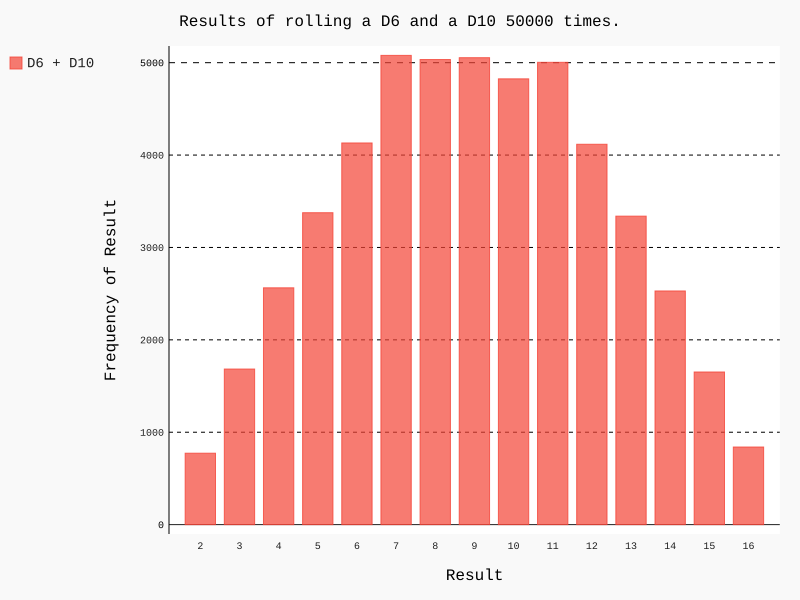

Recreate this plot in Python.
import pygal

from die import Die

#Create a D6 and a D10 dice
die_1 = Die()
die_2 = Die(10)

#Make some rolls, and store results in a list
results = []
for roll_num in range(50000):
    result = die_1.roll() + die_2.roll()
    results.append(result)

#Analyze the results
frequencies = []
max_result = die_1.num_sides + die_2.num_sides
for value in range(2, max_result+1):
    frequency = results.count(value)
    frequencies.append(frequency)

#Visualize the results
hist = pygal.Bar()

hist.title = "Results of rolling a D6 and a D10 50000 times."
hist.x_labels = ['2', '3', '4', '5', '6', '7', '8', '9', '10', '11', '12', '13', '14', '15', '16']
hist.x_title = "Result"
hist.y_title = "Frequency of Result"

hist.add('D6 + D10', frequencies)
hist.render_to_file('dice_visual.svg')
